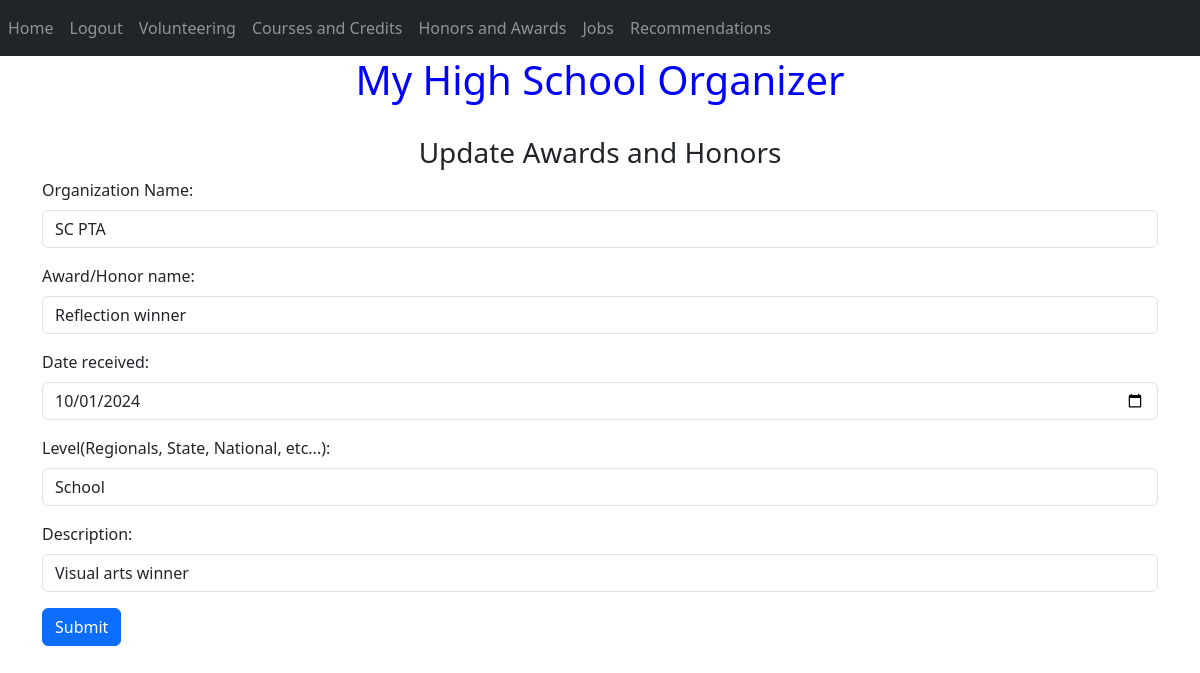
The app's page /update-award?awardid=1 (signed in) with its own data.
### website/models.py (models this page shows)
class Honors(db.Model):
    honors_seq = db.Column(db.Integer, primary_key=True)
    org_name = db.Column(db.String(200))
    award_name = db.Column(db.String(200))
    date = db.Column(db.Date)
    level = db.Column(db.String(30))
    description = db.Column(db.String(500))
    user_id = db.Column(db.Integer, db.ForeignKey('user.id'))
    docref= db.Column(db.String(500))

### website/views.py (the view, shortened to what this page needs)
@views.route('/update-award', methods=['GET','POST'])
@login_required
def update_award():
    honor_seq = request.args.get('awardid')
    honor = Honors.query.get(honor_seq)
    return render_template("updateaward.html", user=current_user, honor=honor)

### website/__init__.py (called while the page is built)
def create_app():
    app = Flask(__name__)
    app.config['SQLALCHEMY_TRACK_MODIFICATIONS'] = 'False'
    app.config['SECRET_KEY'] = 'd'
    app.config['SQLALCHEMY_DATABASE_URI'] = f'sqlite:///{DB_NAME}'
    db.init_app(app)
    print('success 1')
    from .views import views
    from .auth import auth
    print('success 2')
    app.register_blueprint(views, url_prefix='/')
    app.register_blueprint(auth, url_prefix='/')
    from .models import User
    create_database(app)
    login_manager = LoginManager()
    login_manager.login_view = 'auth.login'
    login_manager.init_app(app)
    @login_manager.user_loader
    def load_user(id):
        return User.query.get(int(id))
    return app

### website/templates/updateaward.html (shortened to what this page needs)
{% extends "base.html" %} {% block title %}Update Awards{% endblock %}Add Student{% block content %}
<br />
    <form method="POST">
        <h3 align="center">
            Update Awards and Honors
        </h3>
        <div class="form-group">
            <label for="orgName">Organization Name:</label>
            <input
                type="text"
                class="form-control"
                id="orgName"
                name="orgName"
                placeholder="Enter Organization"
                value="{{honor.org_name}}"
            />
        </div>
        <div class="form-group">
            <label for="honorName">Award/Honor name:</label>
            <input
                type="text"
                class="form-control"
                id="honorName"
                name="honorName"
                placeholder="Enter name"
                value="{{honor.award_name}}"
            />
        </div>
        <div class="form-group">
            <label for="receivedDate">Date received:</label>
            <input
                type="date"
                class="form-control"
                id="receivedDate"
                name="receivedDate"
                placeholder="Enter date"
                value = "{{honor.date}}"
            />
        </div>
        <div class="form-group">
            <label for="level">Level(Regionals, State, National, etc...):</label>
               <select name="level" id="level" class="form-control" value="{{honor.level}}" >
                <option value="School">School</option>
              </select>
        </div>
        <div class="form-group">
            <label for="description">Description:</label>
            <input
                type="text"
                class="form-control"
                id="description"
                name="description"
                placeholder="Enter description"
                value="{{honor.description}}"
            />
        </div>
        <button type="submit" class="btn btn-primary">Submit</button>
    </form>
    {% endblock %}

### website/templates/base.html (style rules this page uses)
body { background-image: url('https://th.bing.com/th/id/R.b179474d4fa04e9df880ef0445697ee5?rik=v7kEGZ6PWclRJQ&riu=http%3a%2f%2fgetwallpapers.com%2fwallpaper%2ffull%2f5%2fc%2f3%2f1072806-large-cream-colored-wallpaper-2560x1440.jpg&ehk=rWQhLJNfK0N7alVZ9aBW%2bv9c%2bPASYbn8wuBAyj0UOIw%3d&risl=&pid=ImgRaw&r=0'); background-repeat: no-repeat; background-attachment: fixed; background-size: 100% 100%; }

### records on screen
Honors: orgName "SC PTA", honorName "Reflection winner", receivedDate "10/01/2024", level "School", description "Visual arts winner"
